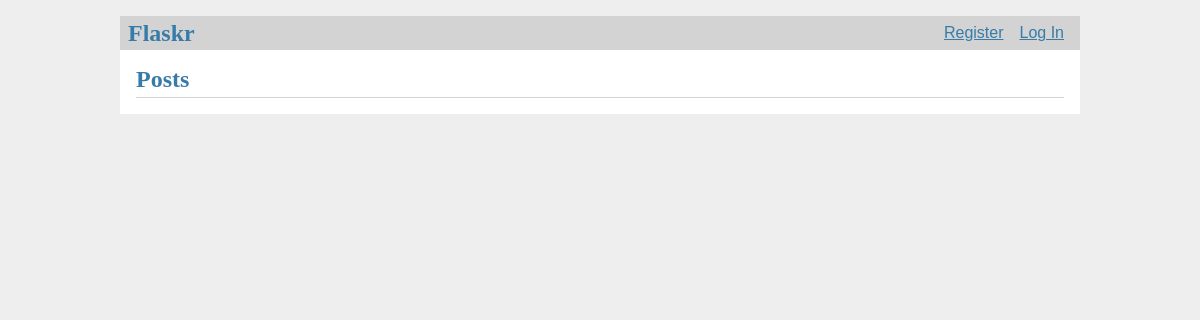
Before: / with the older database file.
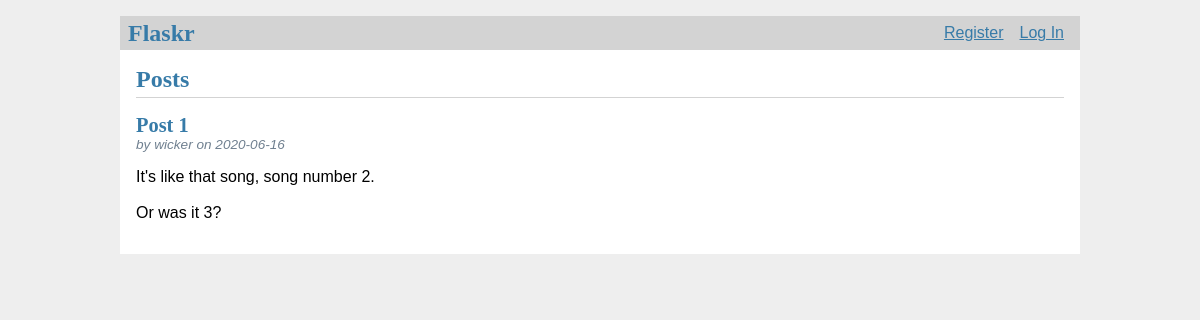
After: the same page with the newer database file.
### tables this page shows
CREATE TABLE post (
  id INTEGER PRIMARY KEY AUTOINCREMENT,
  author_id INTEGER NOT NULL,
  created TIMESTAMP NOT NULL DEFAULT CURRENT_TIMESTAMP,
  title TEXT NOT NULL,
  body TEXT NOT NULL,
  FOREIGN KEY (author_id) REFERENCES user (id)
);

CREATE TABLE user (
  id INTEGER PRIMARY KEY AUTOINCREMENT,
  username TEXT UNIQUE NOT NULL,
  password TEXT NOT NULL
);

### flaskr/blog.py (the view)
@bp.route('/')
def index():
    db = get_db()
    posts = db.execute(
        'SELECT p.id, title, body, created, author_id, username'
        ' FROM post p JOIN user u ON p.author_id = u.id'
        ' ORDER BY created DESC'
    ).fetchall()
    return render_template('blog/index.html', posts=posts)

### flaskr/auth.py (called while the page is built)
@bp.before_app_request
def load_logged_in_user():
    user_id = session.get('user_id')
    if user_id is None:
        g.user = None
    else:
        g.user = get_db().execute(
            'SELECT * FROM user WHERE id = ?', (user_id,)
        ).fetchone()

### flaskr/db.py (called while the page is built)
def get_db():
    if 'db' not in g:
        g.db = sqlite3.connect(
            current_app.config['DATABASE'],
            detect_types=sqlite3.PARSE_DECLTYPES
        )
        g.db.row_factory = sqlite3.Row
    return g.db

### flaskr/templates/blog/index.html (shortened to what this page needs)
{% extends 'base.html' %}
{% block header %}
<h1>{% block title %}Posts{% endblock %}</h1>
{% endblock %}
{% block content %}
{% for post in posts %}
<article class="post">
    <header>
        <div>
            <h1>{{ post['title'] }}</h1>
            <div class="about">by {{ post['username'] }} on {{ post['created'].strftime('%Y-%m-%d') }}</div>
        </div>
    </header>
    <p class="body">{{ post['body'] }}</p>
</article>
{% endfor %}
{% endblock %}

### flaskr/templates/base.html (shortened to what this page needs)
<!doctype html>
<link rel="stylesheet" href="{{ url_for('static', filename='style.css') }}">
<nav>
    <h1>Flaskr</h1>
    <ul>
        {% if g.user %}
        <li><span>{{ g.user['username'] }}</span>
        <li><a href="{{ url_for('auth.logout') }}">Log Out</a>
            {% else %}
        <li><a href="{{ url_for('auth.register') }}">Register</a>
        <li><a href="{{ url_for('auth.login') }}">Log In</a>
            {% endif %}
    </ul>
</nav>
<section class="content">
    <header>
        {% block header %}{% endblock %}
    </header>
    {% block content %}{% endblock %}
</section>

### flaskr/static/style.css (style rules this page uses)
h1 { font-family: serif; color: #377ba8; margin: 1rem 0; }
a { color: #377ba8; }
nav { background: lightgray; display: flex; align-items: center; padding: 0 0.5rem; }
nav h1 { flex: auto; margin: 0; }
nav ul { display: flex; list-style: none; margin: 0; padding: 0; }
nav ul li a, nav ul li span, header .action { display: block; padding: 0.5rem; }
.content { padding: 0 1rem 1rem; }
.content>header { border-bottom: 1px solid lightgray; display: flex; align-items: flex-end; }
.content>header h1 { flex: auto; margin: 1rem 0 0.25rem 0; }
.post>header { display: flex; align-items: flex-end; font-size: 0.85em; }
.post>header>div:first-of-type { flex: auto; }
.post>header h1 { font-size: 1.5em; margin-bottom: 0; }
.post .about { color: slategray; font-style: italic; }
.post .body { white-space: pre-line; }
.content:last-child { margin-bottom: 0; }

Changed rows visible on the page:
added post: title "Post 1", username "wicker", created "2020-06-16", body "It's like that song, song number 2. Or was it 3?"
